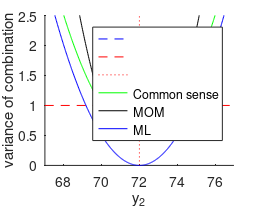

This figure's MATLAB source:
% Create a new figure
close all; clear all;
%figure;
scrsz = get(0,'ScreenSize'); gcf=figure('PaperPositionMode','auto','Position',[scrsz(3)/2 scrsz(4)/2 scrsz(3)/(4.5*1.1) scrsz(4)/(4.5*1.1)],'PaperOrientation','landscape'); hold on; % position [left bottom width height]

x1 = 72;
sigma1 = 1;
sigma2 = 1;

% Set x-axis limits
%xlim([x1-3, x1+3]);
xlim([x1-5, x1+5]);

% Set y-axis limits (change this to fit your needs)
ylim([0, 2.5]);

% Draw the horizontal line at y = 1/2
hold on; % Allows multiple plots on the same figure
line([x1-2*sigma1, x1+2*sigma1], (sigma1^2 + sigma2^2)/4*[1, 1], 'Color', 'b', 'LineStyle', '--');

% Draw the horizontal line at y = 1
line([0, 100], sigma1^2 * [1, 1], 'Color', 'r', 'LineStyle', '--');

% Draw the vertical line at x1
line(x1*[1, 1], [0, 2.5], 'Color', 'r', 'LineStyle', ':');

% Constants for the hyperbolic function
b1 = 0.5*(72-0)*(72-72*2);
b2 = 0.5*(72-44)*(72-100);

% Generate x-values, avoiding the exact points where the function would be undefined
x_values = linspace(x1-10, x1+10, 1000)';

% Compute y-values for the hyperbolic curve
%y_values = (b1 ./ ((x_values - 0) .* (x_values - 72*2))) .* (x_values <= 72) + (b2 ./ ((x_values - 44) .* (x_values - 100))) .* (x_values > 72);
%y_values =  (b2 ./ ((x_values - 44) .* (x_values - 100))) ;

% do parabola instead
tmp = (1-0.5) / ((x1-2*sigma1-x1)^2);
y_values = tmp * (x_values - x1) .^ 2 + 0.5;

% ML curve
y_values_ML = 1/8 * (x_values - x1) .^ 2; 
%y_values_ML = ((x_values-x1) >= 2) *  1/8 * (x_values - x1) .^ 2 + ((x_values-x1) < 2) * 0;
for j = 1:length(x_values)
   if abs(x_values(j)-x1) < 2
       %y_values_ML(j) = nan;
   end
end

% stat framework
%y_values_stat = cdf('Normal',x1,x_values,sigma1) ./ (1 - cdf('Normal',x1,x_values,sigma1));
y_values_stat = (1-cdf('Normal',x1,x_values,sigma1)) .* (x_values <= x1) + (cdf('Normal',x1,x_values,sigma1)) .* (x_values > x1);
%y_values_stat = 0.01*(1./(1-y_values_stat) - 2) + 0.5; % transform that it goes to infinity

% meta-analysis random-effects model

y_values_meta = y_values_stat * 0;
k = 2; % number of studies
df = k -1;
w1 = 1/(sigma1^2);
w2 = 1/(sigma2^2);
C = w1 + w2 - (w1^2 + w2^2)/(w1 + w2);
for j = 1:length(x_values)
    x2 = x_values(j);
    Q = w1 * x1^2 + w2 * x2^2 - (w1 * x1 + w2 * x2)^2 / (w1 + w2);
    T_sq = (Q - df) / C;
    if T_sq > 0
        w1_star = 1 / (sigma1^2 + T_sq);
        w2_star = 1 / (sigma2^2 + T_sq);
        M_star = (w1_star * x1 + w2_star * x2) / (w1_star + w2_star);
        VM_star = 1 / (w1_star + w2_star);
        y_values_meta(j) = VM_star;
    else
        y_values_meta(j) = nan;
    end
end

% Plot the curve
plot(x_values, y_values, 'g');
%plot(x_values, y_values_stat, 'r');
plot(x_values, y_values_meta, 'k');
plot(x_values, y_values_ML, 'b');
plot(72,1/2,'or')

% Add labels and title
xlabel('y_2');
ylabel('variance of combination');
%title('Simple example: x_1 = 72, \sigma_1=\sigma_2=1');

% Add legend
%legend('y = 1/2 (stat)', 'y = 1 (ignore x_2)', 'x_2=x_1', 'Parabola','stat compatability','meta-analysis RE','min','Location','southeast');
%legend('y = 1/2 (stat)', 'y = 1 (ignore x_2)', 'x_2=x_1', 'Parabola','meta-analysis RE','min','Location','southeast');
%legend('', '', '', 'Parabola','Method of moments','Maximum likelihood','Location','northeast');
legend('', '', '', 'Common sense','MOM','ML','Location','northeast');

hold off; % Stops adding to the current figure

% print into file
print_flag = 0;
if (print_flag == 1) 
    path_name = ['/Users/av/Dropbox (Sydney Uni)/Research/2023/IPCC/Draft_meta/']; % mac path name
    %path_name = ['C:\Users\avasnev\Dropbox (Sydney Uni)\Research\2023\IPCC\Draft_meta\']; % PC path name
    %path_name = []; % online
    output_name = [path_name 'Figure_meta_simple_figure.eps'];
    print(output_name,'-dpsc2');
    %print(output_name,'-depsc'); % formats '-dpsc2' - I used before; '-dpdf' - doesn't have bounding box
    %exportgraphics(gcf,output_name,'BackgroundColor','none','ContentType','vector')
end 
